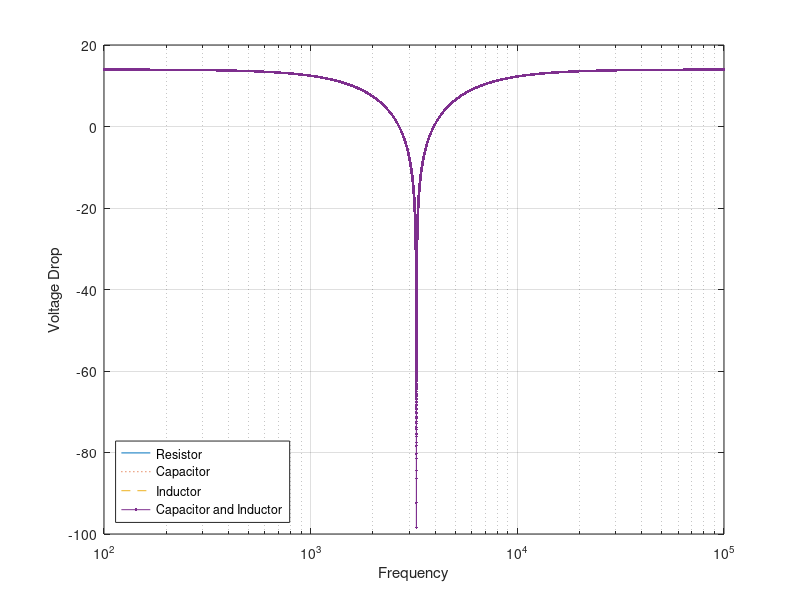

Write MATLAB code to recreate this figure.
R= 390;
C= 240*10^(-9);
L= 10^(-2);
A=5;
f=logspace(2,5,1000000);
w=2*pi.*f;
Z_R=R;
Z_L=1i*L.*w;
Z_C=1./(1i*C.*w);
Z_TOT = Z_R+Z_L+Z_C;
Hr = abs(A.*Z_R./Z_TOT);
semilogx(f,20*log10(Hr));
grid on;
hold on;

Hc = abs(A.*Z_C./Z_TOT);
semilogx(f,20*log10(Hc),':');
grid on;
hold on;

Hl = abs(A.*Z_L./Z_TOT);
semilogx(f,20*log10(Hl),'--');
grid on;
hold on;

Hlc = abs(A.*(Z_C+Z_L)./Z_TOT);
semilogx(f,20*log10(Hlc),'.-');

xlabel('Frequency')
ylabel('Voltage Drop')
legend('Resistor','Capacitor','Inductor','Capacitor and Inductor','Location','southwest')

